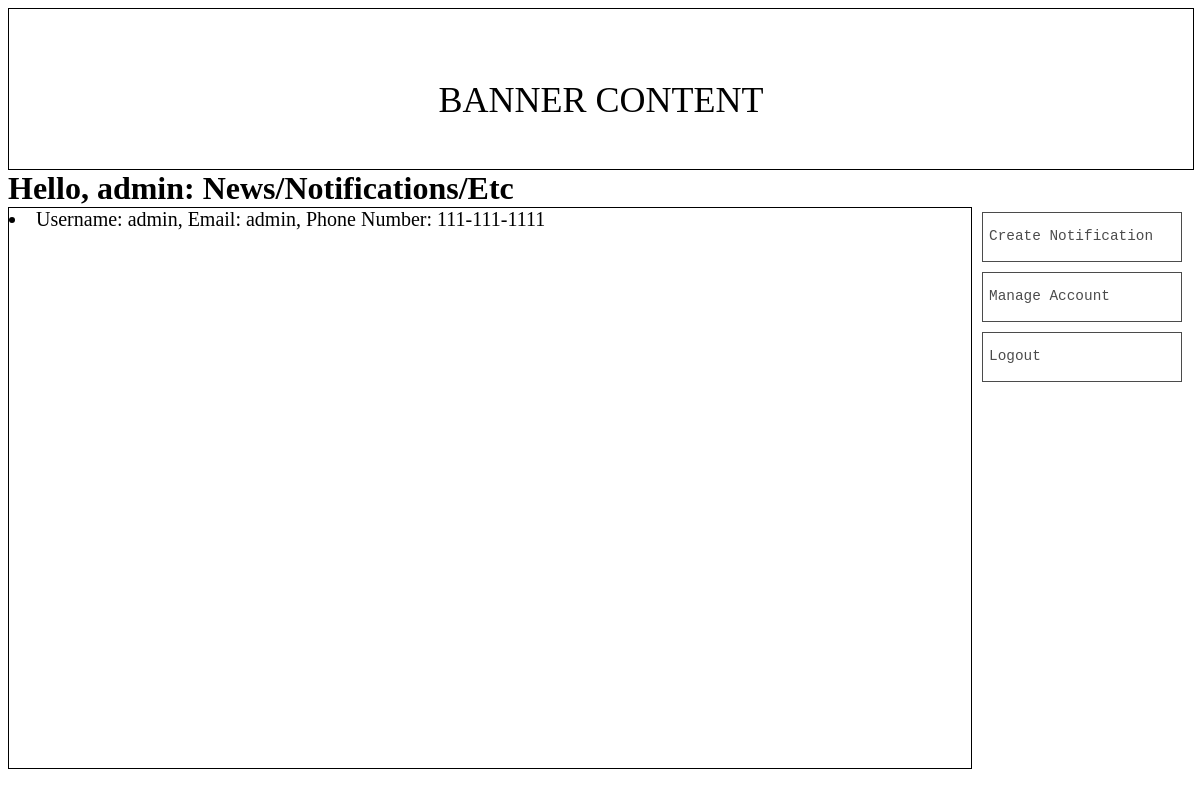
Page /home/ (signed in) on the earlier database version.
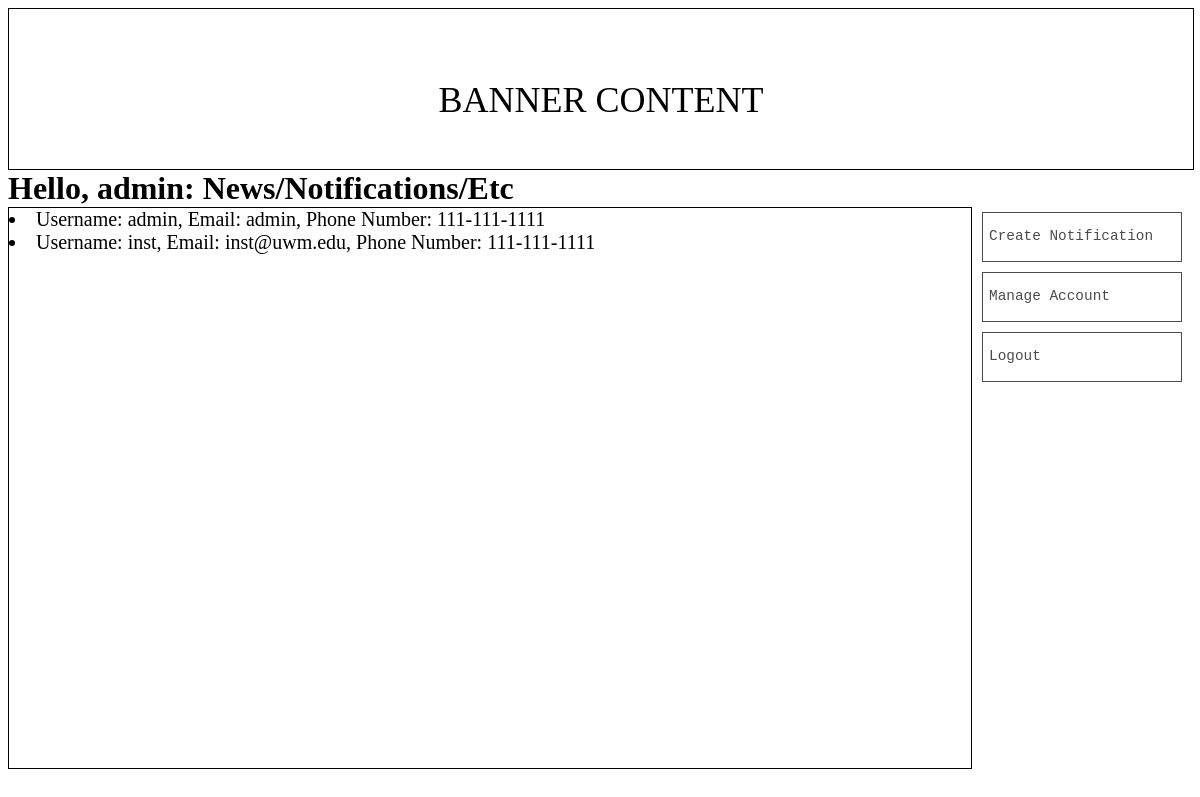
Same page on the later database version.
### CS361_Project/models.py (models this page shows)
class Account(models.Model):
    id = models.IntegerField(unique = True, primary_key= True)
    username = models.CharField(max_length=30, unique = True)
    password = models.CharField(max_length = 30)
    role = models.CharField(max_length=30, null=True) #username, password and role should not be null
    name = models.CharField(max_length= 30, null= True)
    email = models.CharField(max_length= 30, null= True)
    telephone = models.CharField(max_length= 20, null= True)
    address = models.CharField(max_length = 40, null= True)

### CS361_Project/views.py (the view)
# urls.py: 2. Add a URL to urlpatterns:  path('', Home.as_view(), name='home')
class Home(View):
    def get(self, request):
        accounts = list(Account.objects.all())
        if request.session.get('is_authenticate'):
            return render(request, "Home.html", {"accounts": accounts})
        else:
            return render(request, "login.html")

### templates/Home.html (shortened to what this page needs)
{% load static %}
<!DOCTYPE html>
<html lang="en">
<head>
    <link rel="stylesheet" href="{% static 'styles/Home.css' %}?{% now 'U' %}" type="text/css">
</head>
<body>
    <div class = "bannerBox">
        <span class = "testBannerContent">BANNER CONTENT</span>
    </div>
    <h2 class = 'headerText'>Hello, {{ request.session.name }}: News/Notifications/Etc</h2>
    <div class = 'container'>
        <div class = 'homeContentBox'>
            <div class = "testText">
               {% for Account in accounts %}
                    <li>Username: {{Account.username}}, Email: {{ Account.email }}, Phone Number: {{ Account.telephone }}</li>
               {% endfor %}
            </div>
        </div>
        <div class ='buttonBox'>
            <a href="{% url 'create_notification' %}"><button class = 'buttonText'>Create Notification</button></a>
            <a href="{% url 'manage_account' %}"><button type="button" class = "buttonText">Manage Account</button></a>
            <form action = '{% url 'logout' %}' method = 'get'>
                <a ><button type = "submit" class = 'buttonText'>Logout</button></a>
            </form>
        </div>
    </div>
</body>
</html>

Differences in the rows shown:
added Account: username "inst", email "inst@uwm.edu", telephone "111-111-1111"
